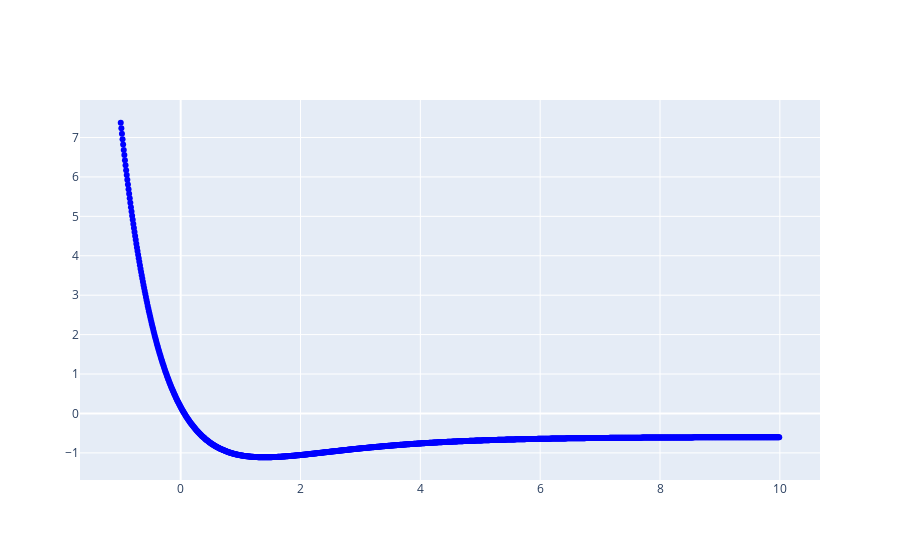

Write notebook code for a chart like this one.
### Code cell
#create a curve fitted morsePotential of the data
#uses the least squares method to fit the potential via SciPy
def morsePotential(r, r0, a, D, c):
    
    return D*pow(1 - np.exp(-a*(r-r0)), 2) + c
    #return D * np.exp(-2*a*(r-r0)) - 2*D*np.exp(-a*(r-r0)) + c 
    ##return a0 * (a1 * (r - r0) + a2 * pow((r - r0), 2) + a3 * pow(r-r0, 3)) + a4
    #return (a1 * np.exp(-2 * a2 * ( r - r0)) - (2 * a1 * np.exp(-a2 * ( r - r0)))) + c
    #return (a1 * np.exp(-a2 * r) * (1 - (a3*r))) - (a4 / (pow(r,6) + (a5*pow(r,-6)))) 
    #return A - (D*( 1 + a1*(r-r0) + a2*pow((r-r0),2) + a3*pow(r-r0, 3) ) * np.exp(-a1*(r-r0)))
    #return  - D*( 1 + a*(r-r0)  ) * np.exp(-a*(r-r0)) + c

#Optimize the morse potential to the Hartree-Fock computed potential
popt, pcov = optimize.curve_fit(morsePotential, R, E)

minEIndex = E.index(min(E))
minE = E.copy().pop(minEIndex)
optimalR = R.copy().pop(minEIndex)

dx = 0.01
figure = { 
    "data": [
        
        #create the Hartree-Fock generated Potential Energy Surface
        {
            "type":"scatter",
            "x":[x*dx for x in range(-100,1000)],
            "y":[morsePotential(x*dx, popt[0], popt[1], popt[2], popt[3]) for x in range(-100,1000)],
            "connectgaps":False,
            "mode":"markers", 
            "name":"Hartree-Fock Computed",
            "marker":{"color":"blue"}
        },
    ]
}
iplot(figure)

### Figure 1 — Plotly figure (JSON) as saved in the notebook; plotly's stock layout.template omitted (floating-point values rounded to 4 significant figures; data arrays with more than 128 entries replaced by an {"elided": "..."} marker saying what was removed)
{"data": [{"connectgaps": false, "marker": {"color": "blue"}, "mode": "markers", "name": "Hartree-Fock Computed", "type": "scatter", "x": {"elided": "1100 float values"}, "y": {"elided": "1100 float values"}}], "layout": {}}
